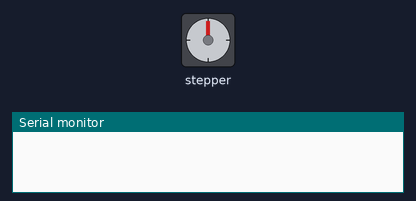
The sketch below on a simulated Arduino Uno, built with avr-gcc and run on an emulated ATmega328P. Shown: stepper motor, the last lines printed to the serial monitor. Stepper angles assume 2038 steps per turn.

Above: at 0.05 s.
At 2.95 s:
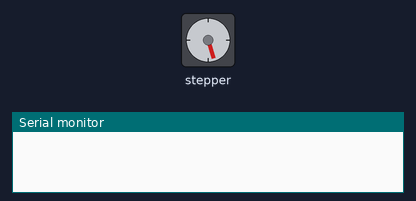
At 5.9 s:
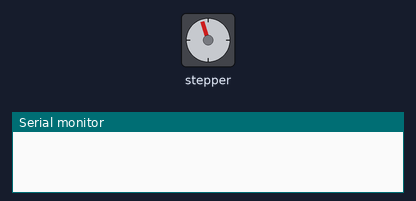
At 11.8 s:
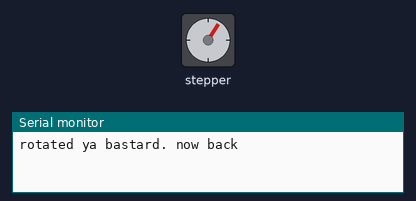
Timing chart, 0 to 15.8 s (numbered marks = the images above):
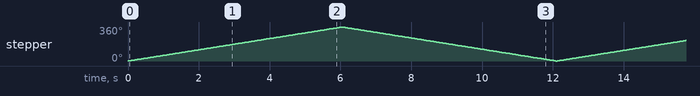

Measured:
- by itself, stepper: turns 360° clockwise in 6.0 s, then 360° counter-clockwise in 6.0 s, repeating every 12.1 s

The sketch:

Test_stepper.ino
```cpp
#include <Stepper.h>

// change this to the number of steps on your motor
#define STEPS 2038

// create an instance of the stepper class, specifying
// the number of steps of the motor and the pins it's
// attached to
Stepper stepper(STEPS, 15, 0, 2, 4);

void setup()
{
   //myservo.attach(SERVO);
   Serial.begin(115200);
}

void loop()
{
  // set the speed of the motor to 30 RPMs
  stepper.setSpeed(10);
  // move a number of steps equal to the change in the
  stepper.step(2038);
  Serial.println("rotated ya bastard. now back");
  stepper.step(-2038);
  Serial.println("home at last");


}
```
